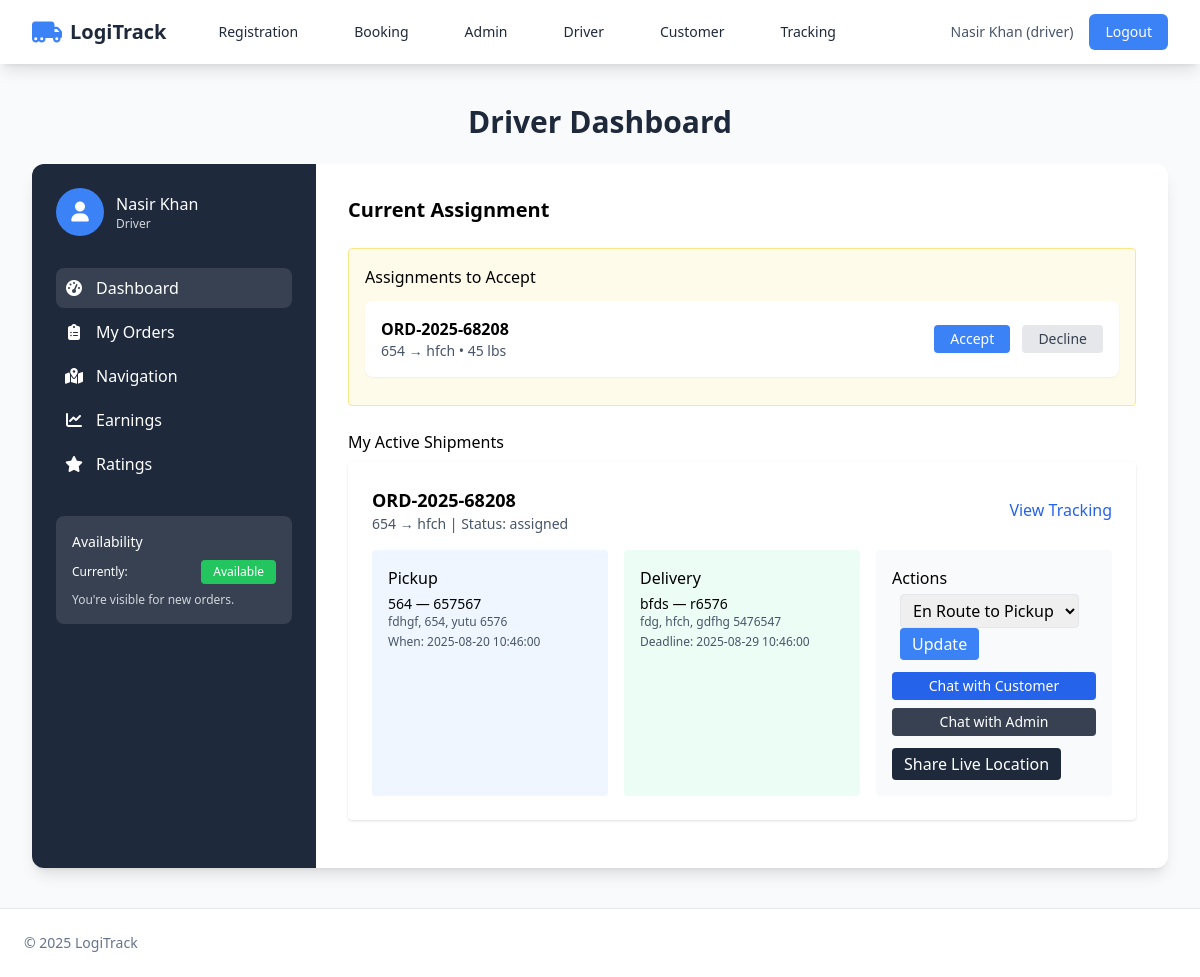
The page /driver/index.php (signed in) on the database its author committed.
### tables this page shows
CREATE TABLE `shipments` (
  `id` int(11) NOT NULL,
  `order_number` varchar(30) NOT NULL,
  `customer_id` int(11) NOT NULL,
  `driver_id` int(11) DEFAULT NULL,
  `cargo_type` varchar(100) DEFAULT NULL,
  `container_size` varchar(50) DEFAULT NULL,
  `weight_lbs` int(11) DEFAULT NULL,
  `volume_cuft` int(11) DEFAULT NULL,
  `special_instructions` text DEFAULT NULL,
  `pickup_name` varchar(150) DEFAULT NULL,
  `pickup_address1` varchar(255) DEFAULT NULL,
  `pickup_city` varchar(100) DEFAULT NULL,
  `pickup_state` varchar(64) DEFAULT NULL,
  `pickup_zip` varchar(20) DEFAULT NULL,
  `pickup_contact` varchar(120) DEFAULT NULL,
  `pickup_phone` varchar(50) DEFAULT NULL,
  `pickup_datetime` datetime DEFAULT NULL,
  `delivery_name` varchar(150) DEFAULT NULL,
  `delivery_address1` varchar(255) DEFAULT NULL,
  `delivery_city` varchar(100) DEFAULT NULL,
  `delivery_state` varchar(64) DEFAULT NULL,
  `delivery_zip` varchar(20) DEFAULT NULL,
  `delivery_contact` varchar(120) DEFAULT NULL,
  `delivery_phone` varchar(50) DEFAULT NULL,
  `delivery_deadline` datetime DEFAULT NULL,
  `status` enum('pending','assigned','en_route_to_pickup','at_pickup','in_transit','delivered','cancelled') DEFAULT 'pending',
  `base_rate` decimal(10,2) DEFAULT 0.00,
  `distance_fee` decimal(10,2) DEFAULT 0.00,
  `surcharge` decimal(10,2) DEFAULT 0.00,
  `total_amount` decimal(10,2) DEFAULT 0.00,
  `paid` tinyint(1) DEFAULT 0,
  `created_at` datetime DEFAULT current_timestamp(),
  `updated_at` datetime DEFAULT current_timestamp() ON UPDATE current_timestamp()
);

### auth.php (called while the page is built, shortened)
<?php
require_once __DIR__ . '/config.php';
function current_user(): ?array {
  return $_SESSION['user'] ?? null;
}

### config.php (called while the page is built, shortened)
<?php
function base_path(string $path = ''): string {
  $base = '/logi';
  return $base . $path;
}

### driver/index.php (the view, shortened to what this page needs)
<?php
require_once __DIR__ . '/../auth.php';
require_once __DIR__ . '/../partials/header.php';
$uid = current_user()['id'];
$stmt = $pdo->prepare("SELECT * FROM shipments WHERE driver_id = ? AND status IN ('assigned','en_route_to_pickup','at_pickup','in_transit') ORDER BY created_at DESC");
$stmt->execute([$uid]);
$jobs = $stmt->fetchAll();
$assigned = array_filter($jobs, fn($j) => $j['status'] === 'assigned');
$av = $pdo->prepare("SELECT availability FROM driver_profiles WHERE user_id = ?");
$av->execute([$uid]);
$availability = (int)($av->fetch()['availability'] ?? 1);
?>
<section id="driver" class="py-4 bg-gray-50 section">
  <h2 class="text-3xl font-bold text-center mb-6 text-dark">Driver Dashboard</h2>
  <div class="bg-white rounded-xl shadow-lg overflow-hidden">
    <div class="md:flex">
      <div class="md:w-1/4 bg-dark text-white p-6">
        <div class="flex items-center space-x-3 mb-8">
          <div class="w-12 h-12 rounded-full bg-primary flex items-center justify-center"><i class="fas fa-user text-xl"></i></div>
          <div><h3 class="font-medium"><?= htmlspecialchars(current_user()['name']); ?></h3><p class="text-xs text-gray-300">Driver</p></div>
        </div>
        <div class="space-y-1 mb-8">
          <div class="flex items-center space-x-3 p-2 rounded-lg bg-gray-700"><i class="fas fa-tachometer-alt w-5 text-center"></i><span>Dashboard</span></div>
          <div class="flex items-center space-x-3 p-2 rounded-lg hover:bg-gray-700"><i class="fas fa-clipboard-list w-5 text-center"></i><span>My Orders</span></div>
          <div class="flex items-center space-x-3 p-2 rounded-lg hover:bg-gray-700"><i class="fas fa-map-marked-alt w-5 text-center"></i><span>Navigation</span></div>
          <div class="flex items-center space-x-3 p-2 rounded-lg hover:bg-gray-700"><i class="fas fa-chart-line w-5 text-center"></i><span>Earnings</span></div>
          <div class="flex items-center space-x-3 p-2 rounded-lg hover:bg-gray-700"><i class="fas fa-star w-5 text-center"></i><span>Ratings</span></div>
        </div>
        <div class="bg-gray-700 rounded-lg p-4">
          <h4 class="text-sm font-medium mb-2">Availability</h4>
          <form method="post" action="toggle_availability.php" class="flex items-center justify-between">
            <span class="text-xs">Currently:</span>
            <button class="px-3 py-1 rounded text-xs <?= $availability ? 'bg-green-500' : 'bg-gray-500'; ?>">
              <?= $availability ? 'Available' : 'Unavailable'; ?>
            </button>
          </form>
          <p class="text-xs mt-2 text-gray-300">You're <?= $availability ? 'visible' : 'not visible'; ?> for new orders.</p>
        </div>
      </div>
      <div class="md:w-3/4 p-8">
        <?php if ($assigned): ?>
        <div class="flex justify-between items-center mb-6">
          <h3 class="text-xl font-semibold">Current Assignment</h3>
        </div>
        <div class="bg-amber-50 border border-amber-200 p-4 rounded mb-6">
          <h4 class="font-medium mb-3">Assignments to Accept</h4>
          <?php foreach ($assigned as $job): ?>
          <div class="bg-white p-4 rounded-lg shadow-sm flex items-center justify-between mb-3">
            <div>
              <div class="font-semibold"><?= htmlspecialchars($job['order_number']); ?></div>
              <div class="text-sm text-slate-600"><?= htmlspecialchars($job['pickup_city']); ?> → <?= htmlspecialchars($job['delivery_city']); ?> • <?= (int)$job['weight_lbs']; ?> lbs</div>
            </div>
            <div class="space-x-2">
              <form method="post" action="update_status.php" class="inline">
                <button class="text-sm bg-primary text-white px-4 py-1 rounded">Accept</button>
              </form>
              <form method="post" action="update_status.php" class="inline">
                <button class="text-sm bg-gray-200 text-gray-700 px-4 py-1 rounded">Decline</button>
              </form>
            </div>
          </div>
          <?php endforeach; ?>
        </div>
        <?php endif; ?>
        <h3 class="font-medium mb-2">My Active Shipments</h3>
        <?php foreach ($jobs as $job): ?>
        <div class="bg-white rounded p-6 shadow mb-4">
          <div class="flex justify-between items-center">
            <div>
              <div class="font-semibold text-lg"><?= htmlspecialchars($job['order_number']); ?></div>
              <div class="text-sm text-slate-600"><?= htmlspecialchars($job['pickup_city']); ?> → <?= htmlspecialchars($job['delivery_city']); ?> | Status: <span class="font-medium"><?= htmlspecialchars($job['status']); ?></span></div>
            </div>
            <a class="text-blue-600" target="_blank" href="<?= base_path('/customer/track.php'); ?>?order=<?= urlencode($job['order_number']); ?>">View Tracking</a>
          </div>
          <div class="grid md:grid-cols-3 gap-4 mt-4">
            <div class="bg-blue-50 p-4 rounded">
              <div class="font-medium mb-1">Pickup</div>
              <div class="text-sm"><?= htmlspecialchars($job['pickup_name'] ?? ''); ?> — <?= htmlspecialchars($job['pickup_phone'] ?? ''); ?></div>
              <div class="text-xs text-slate-600"><?= htmlspecialchars($job['pickup_address1'] ?? ''); ?>, <?= htmlspecialchars($job['pickup_city'] ?? ''); ?>, <?= htmlspecialchars($job['pickup_state'] ?? ''); ?> <?= htmlspecialchars($job['pickup_zip'] ?? ''); ?></div>
              <div class="text-xs text-slate-600 mt-1">When: <?= htmlspecialchars($job['pickup_datetime'] ?? ''); ?></div>
            </div>
            <div class="bg-emerald-50 p-4 rounded">
              <div class="font-medium mb-1">Delivery</div>
              <div class="text-sm"><?= htmlspecialchars($job['delivery_name'] ?? ''); ?> — <?= htmlspecialchars($job['delivery_phone'] ?? ''); ?></div>
              <div class="text-xs text-slate-600"><?= htmlspecialchars($job['delivery_address1'] ?? ''); ?>, <?= htmlspecialchars($job['delivery_city'] ?? ''); ?>, <?= htmlspecialchars($job['delivery_state'] ?? ''); ?> <?= htmlspecialchars($job['delivery_zip'] ?? ''); ?></div>
              <div class="text-xs text-slate-600 mt-1">Deadline: <?= htmlspecialchars($job['delivery_deadline'] ?? ''); ?></div>
            </div>
      <div class="bg-gray-50 p-4 rounded">
  <div class="font-medium mb-1">Actions</div>
  <form method="post" action="update_status.php" class="space-x-2">
    <select name="status" class="border rounded px-2 py-1">
      <option value="en_route_to_pickup">En Route to Pickup</option>
    </select>
    <button class="bg-primary text-white px-3 py-1 rounded">Update</button>
  </form>
  <div class="mt-3 space-y-2">
    <button class="w-full bg-blue-600 text-white px-3 py-1 rounded text-sm hover:bg-blue-700"
            onclick="openShipmentChat(<?= (int)$job['id']; ?>, 'Customer Chat - Order #<?= htmlspecialchars($job['order_number']); ?>')">
      Chat with Customer
    </button>
    <button class="w-full bg-gray-700 text-white px-3 py-1 rounded text-sm hover:bg-gray-800"
            onclick="openAdminDriverChat(<?= (int)current_user()['id']; ?>, 'Admin Support')">
      Chat with Admin
    </button>
  </div>
  <button id="share-<?= (int)$job['id']; ?>" class="mt-3 bg-slate-800 text-white px-3 py-1 rounded">Share Live Location</button>
</div>
          </div>
        </div>
        <?php endforeach; ?>
      </div>
    </div>
  </div>
</section>
<?php require_once __DIR__ . '/../partials/footer.php'; ?>

### partials/header.php (style rules this page uses)
.section { animation: fadeIn 0.5s ease-out forwards; }

### rows shown on the page
shipments: order_number "ORD-2025-68208", pickup_city "654", delivery_city "hfch", weight_lbs "45", status "assigned", pickup_name "564", pickup_phone "657567", pickup_address1 "fdhgf", pickup_state "yutu", pickup_zip "6576", pickup_datetime "2025-08-20 10:46:00", delivery_name "bfds", delivery_phone "r6576", delivery_address1 "fdg", delivery_state "gdfhg", delivery_zip "5476547", delivery_deadline "2025-08-29 10:46:00"

### other values the page prints
$label "Registration Booking Admin Driver Customer Tracking"
$user['name'] "Nasir Khan"
$user['role'] "driver"
current_user()['name'] "Nasir Khan"
